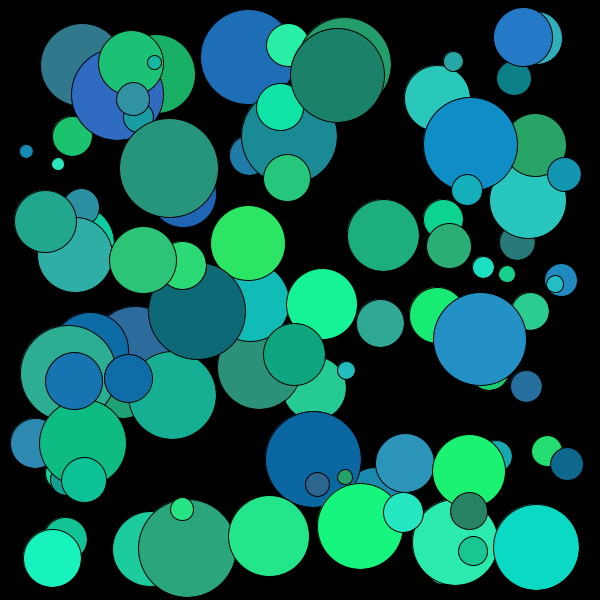
Frame 1 (no input)
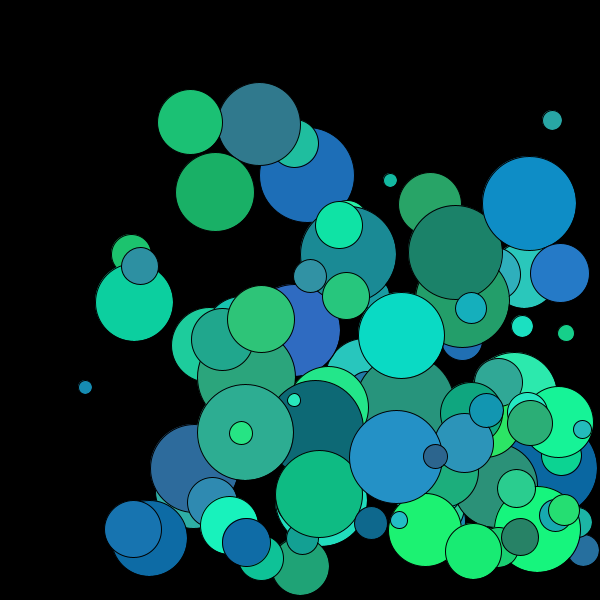
Frame 60 (the mouse pressed at the canvas centre just before this capture)
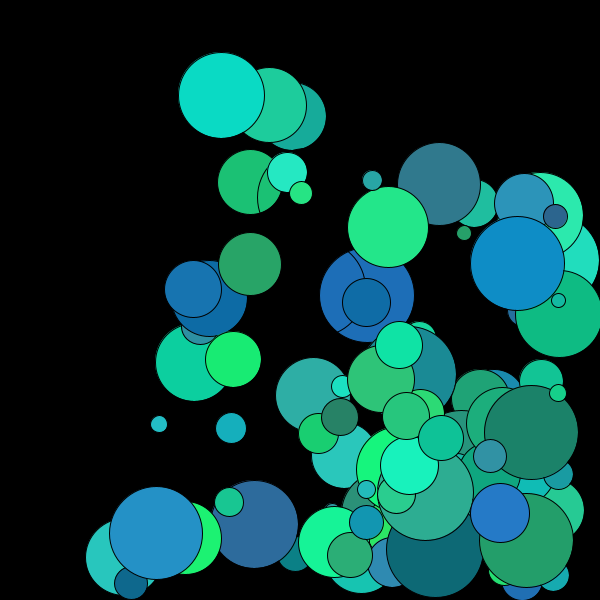
Frame 120 (the mouse held since frame 60 and released just before this capture)

The Processing sketch that drew these frames (run headless with seeded random() and noise(); from frame 60 on, the mouse is pressed at the canvas centre):

// Processing sketch: arrayInClass
// ── arrayInClass.pde
int num = 100; 

int [] xPos = new int[num]; 
int [] yPos = new int[num]; 

int [] xSpeed = new int[num]; 
int [] ySpeed = new int[num];

int [] size = new int[num]; 
color [] c = new color[num]; 

int [] opacity = new int[num]; 
//int size = 10; 
void setup(){
  size(600, 600); 
  for(int i = 0; i<num; i++){
    opacity[i] = 255; 
    size[i] = int(random(10, 100)); 
    
    xPos[i] = int(random(size[i]/2, width-size[i]/2)); 
    yPos[i] = int(random(size[i]/2, height-size[i]/2)); 
    
    xSpeed[i] = int(random(1, 5)); 
    ySpeed[i] = int(random(1,5)); 
    c[i] = color(random(10, 50), random(100, 255), random(100, 200));
  }
}

void draw(){
  background(0); 
  
  for(int i = 0; i<num; i++){
    xPos[i] = xPos[i] + xSpeed[i]; 
    yPos[i] = yPos[i] + ySpeed[i]; 
    fill(c[i], opacity[i]); 
    ellipse(xPos[i], yPos[i], size[i], size[i]); 
    
    if(xPos[i] <= size[i]/2 || xPos[i] >=width-size[i]/2){
      xSpeed[i] = xSpeed[i] *-1; 
    }
    
    if(yPos[i] <= size[i]/2 || yPos[i] >=height-size[i]/2){
      ySpeed[i] = ySpeed[i] *-1; 
    }
    if(dist(mouseX, mouseY, xPos[i], yPos[i])<size[i]/2){
      opacity[i] = 0; 
    }
    if(keyPressed){
      opacity[i] = 255; 
    }
  }
}
